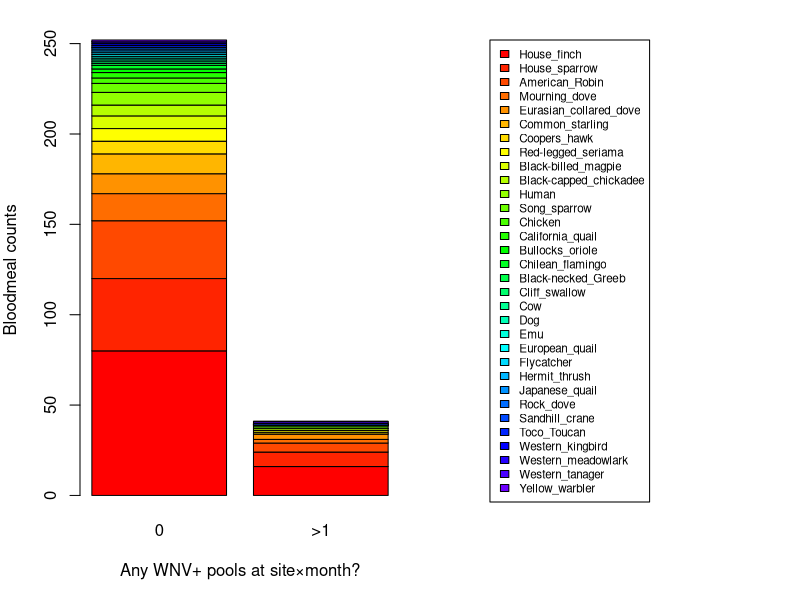
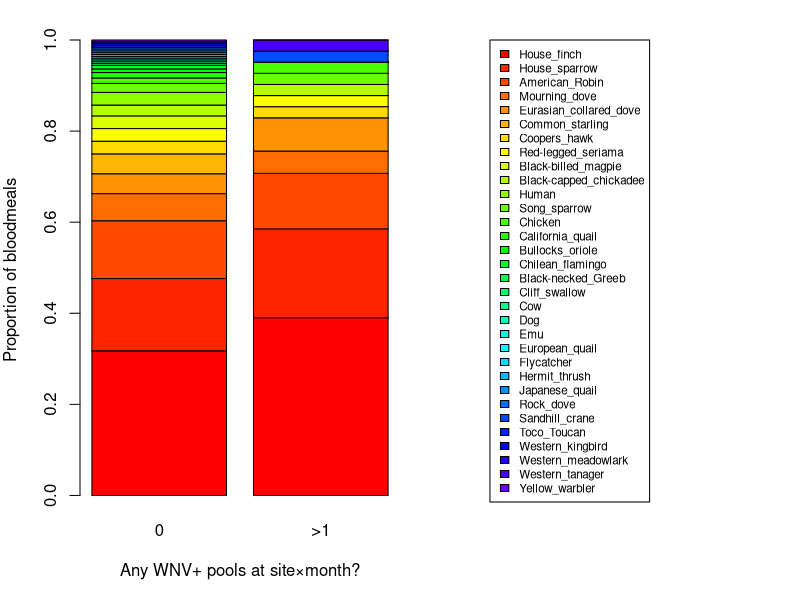
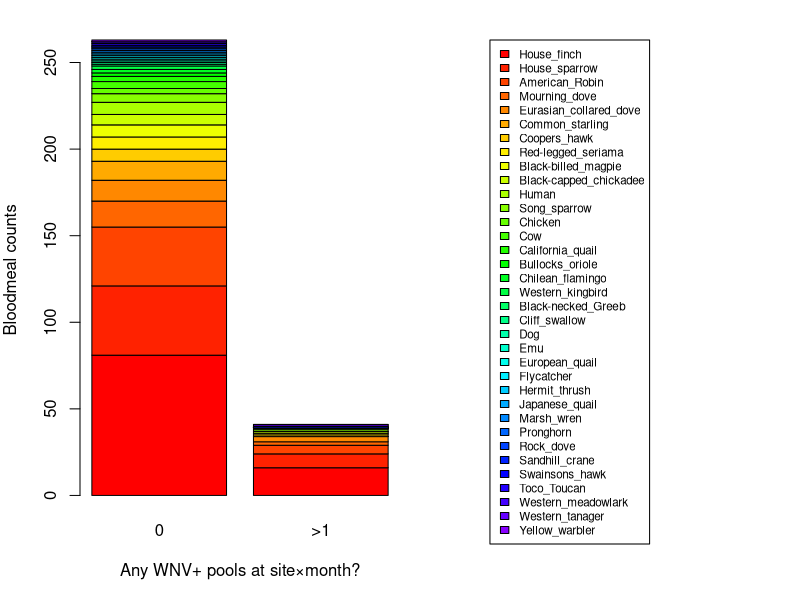
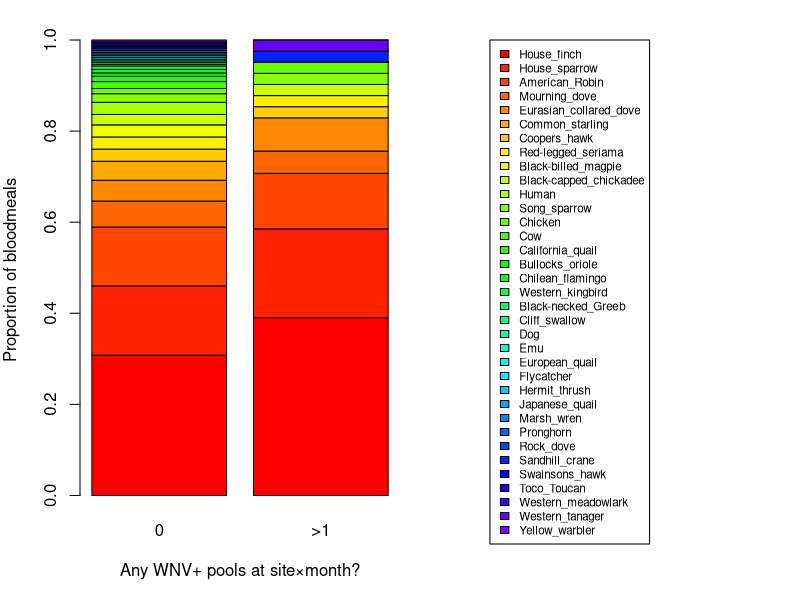

The R script that drew these images, in order:
## ---- chunk 1
knitr::opts_chunk$set(echo = TRUE)
## ---- chunk 2
blood_raw <- read.csv("bloodmeal_for_BIOL3070.csv", stringsAsFactors = FALSE)

blood <- data.frame(
  date           = as.Date(blood_raw$Collection.Date, 
                           tryFormats = c("%Y-%m-%d","%m/%d/%Y")),
  year           = blood_raw$year,
  month          = blood_raw$month,
  lat            = blood_raw$Lat,
  long           = blood_raw$Long,
  loc_name       = blood_raw$Location,
  loc_code       = blood_raw$site_code,
  loc_year_month = blood_raw$loc_year_month,
  mosq_species   = blood_raw$mosq_species,
  host_species   = blood_raw$host_species,
  host_common   = blood_raw$host_common,
  host_method   = blood_raw$host_method,
  BIOL3070_seqID = blood_raw$SEQ..BIOL3070
)

# Drop Cx_erythrothorax and Cx_tarsalis
blood <- subset(blood, mosq_species != "Cx_erythrothorax")
blood <- subset(blood, mosq_species != "Cx_tarsalis")

head(blood)
## ---- chunk 3
pools_raw <- read.csv("mosquito_pools_WNV.csv", stringsAsFactors = FALSE)

pools <- data.frame(
  agency_pool_num = pools_raw$agency_pool_num,
  mosq_species    = pools_raw$mosq_species,
  num_count       = pools_raw$num_count,
  date            = as.Date(pools_raw$collection_date, 
                            tryFormats = c("%Y-%m-%d","%m/%d/%Y")),
  year            = pools_raw$year,
  month           = pools_raw$month,
  lat             = pools_raw$longitude,
  long            = pools_raw$latitude,
  loc_code        = pools_raw$site_code,
  loc_name        = pools_raw$site_name,
  loc_year_month = pools_raw$loc_year_month,
  test_status     = pools_raw$test_status
)

# Drop Cx_erythrothorax and Cx_tarsalis
blood <- subset(blood, mosq_species != "Cx_erythrothorax")
blood <- subset(blood, mosq_species != "Cx_tarsalis")

head(pools)
## ---- chunk 4
# Inner join by loc_year_month
overlap <- merge(
  blood,
  pools,
  by = c("loc_year_month")
)

head(overlap); str(overlap)

write.csv(overlap, "overlap_bloodmeal_WNV_pip_only.csv", row.names = FALSE)


nrow(overlap)
## ---- chunk 5
## 1) Bloodmeal counts: host species per key
host_counts <- aggregate(
  x = list(n_bloodmeals = rep(1, nrow(blood))),
  by = list(
    loc_year_month = blood$loc_year_month,
    mosq_species   = blood$mosq_species,
    host_common   = blood$host_common
  ),
  FUN = sum
)

## 2) WNV pool counts: test status per key
pool_counts_long <- aggregate(
  x = list(n_pools = rep(1, nrow(pools))),
  by = list(
    loc_year_month = pools$loc_year_month,
    mosq_species   = pools$mosq_species,
    test_status    = pools$test_status
  ),
  FUN = sum
)

## 3) Make Confirmed/Negative columns (keep both; fill missing with 0)
pc_conf <- subset(pool_counts_long, test_status == "Confirmed")[, c("loc_year_month","mosq_species","n_pools")]
names(pc_conf)[3] <- "pools_confirmed"

pc_neg  <- subset(pool_counts_long, test_status == "Negative")[, c("loc_year_month","mosq_species","n_pools")]
names(pc_neg)[3] <- "pools_negative"

pool_counts_wide <- merge(pc_conf, pc_neg, by = c("loc_year_month","mosq_species"), all = TRUE)
pool_counts_wide$pools_confirmed[is.na(pool_counts_wide$pools_confirmed)] <- 0
pool_counts_wide$pools_negative[is.na(pool_counts_wide$pools_negative)]   <- 0

## 4) Join: host × (confirmed/negative) per key; keep ALL host_species
counts <- merge(
  host_counts,
  pool_counts_wide,
  by = c("loc_year_month","mosq_species"),
  all.x = TRUE
)

## replace NAs for pool counts with 0 (keys with blood meals but no pools)
counts$pools_confirmed[is.na(counts$pools_confirmed)] <- 0
counts$pools_negative[is.na(counts$pools_negative)]   <- 0

## check
head(counts)

sum(counts$n_bloodmeals)  

## ---- chunk 6
## 1) Bloodmeal counts: wide by host species
host_counts <- aggregate(
  x = list(n_bloodmeals = rep(1, nrow(blood))),
  by = list(
    loc_year_month = blood$loc_year_month,
    mosq_species   = blood$mosq_species,
    host_common   = blood$host_common
  ),
  FUN = sum
)

## reshape wide: each host_species becomes its own column
host_counts_wide <- reshape(
  host_counts,
  idvar   = c("loc_year_month","mosq_species"),
  timevar = "host_common",
  direction = "wide"
)

## clean names: host_species -> host_xxx
names(host_counts_wide) <- sub("^n_bloodmeals\\.", "host_", names(host_counts_wide))

## replace NAs with 0 (no samples of that host at that site/month/species)
host_counts_wide[is.na(host_counts_wide)] <- 0

## 2) Pool counts: confirmed/negative (same as before)
pool_counts_long <- aggregate(
  x = list(n_pools = rep(1, nrow(pools))),
  by = list(
    loc_year_month = pools$loc_year_month,
    mosq_species   = pools$mosq_species,
    test_status    = pools$test_status
  ),
  FUN = sum
)

pc_conf <- subset(pool_counts_long, test_status == "Confirmed")[, c("loc_year_month","mosq_species","n_pools")]
names(pc_conf)[3] <- "pools_confirmed"

pc_neg <- subset(pool_counts_long, test_status == "Negative")[, c("loc_year_month","mosq_species","n_pools")]
names(pc_neg)[3] <- "pools_negative"

pool_counts_wide <- merge(pc_conf, pc_neg, by = c("loc_year_month","mosq_species"), all = TRUE)
pool_counts_wide$pools_confirmed[is.na(pool_counts_wide$pools_confirmed)] <- 0
pool_counts_wide$pools_negative[is.na(pool_counts_wide$pools_negative)]   <- 0

## 3) Final join: host × pools
counts_matrix <- merge(
  host_counts_wide,
  pool_counts_wide,
  by = c("loc_year_month","mosq_species"),
  all = TRUE
)

## replace NAs with 0 after join
counts_matrix[is.na(counts_matrix)] <- 0

# Did I loose any host data?
# Identify host columns (everything starting with "host_")
host_cols <- grep("^host_", names(counts_matrix))

# Sum all host counts across the matrix
sum(counts_matrix[ , host_cols])

# add a column for location specific positives:
# Compute whether any positives occurred at each site×month
loc_pos <- aggregate(
  pools_confirmed ~ loc_year_month,
  counts_matrix,
  function(x) as.integer(sum(x) > 0)
)
names(loc_pos)[2] <- "loc_positives"

# Join back into your main matrix
counts_matrix <- merge(counts_matrix, loc_pos, by = "loc_year_month", all.x = TRUE)

# Quick check
table(counts_matrix$loc_positives)  # 0 = no positives that month; 1 = at least one positive

## Save
out_file <- "overlap_bloodmeal_WNV_counts_pip_only.csv"
write.csv(counts_matrix, out_file, row.names = FALSE)
## ---- chunk 7
## 1) Identify host columns
host_cols <- grep("^host_", names(counts_matrix), value = TRUE)

## 2) Aggregate host counts by loc_positives (0/1)
agg <- aggregate(counts_matrix[, host_cols, drop = FALSE],
                 by = list(loc_positives = counts_matrix$loc_positives),
                 FUN = sum)

## ensure order is 0,1 if both exist
agg <- agg[order(agg$loc_positives), , drop = FALSE]

## 3) Order host columns by overall abundance for a nicer legend
totals <- colSums(agg[, host_cols, drop = FALSE])
host_order <- names(sort(totals, decreasing = TRUE))

## 4) Build matrices for plotting
mat_counts <- t(as.matrix(agg[, host_order, drop = FALSE]))  # rows=hosts, cols=loc_positives groups
colnames(mat_counts) <- paste0("loc_positives=", agg$loc_positives)

## 5) Colors and labels
n_hosts <- nrow(mat_counts)
cols <- rainbow(n_hosts+10)
leg_labs <- sub("^host_", "", rownames(mat_counts))  # cleaner legend labels

mat_counts

## 6a) Stacked barplot — COUNTS
op <- par(mar = c(5, 4, 2, 20))  # extra right margin for legend
barplot(mat_counts, beside = FALSE, col = cols,
        names.arg = c("0",">1"),
        ylab = "Bloodmeal counts",
        xlab = "Any WNV+ pools at site×month?")
legend("topright", inset = c(-0.78, 0), xpd = TRUE,
       legend = leg_labs, fill = cols, cex = 0.7)
par(op)

## 6b) (Optional) Stacked barplot — PROPORTIONS
mat_props <- apply(mat_counts, 2, function(x) if (sum(x) > 0) x / sum(x) else x)
op <- par(mar = c(5, 4, 2, 20))
barplot(mat_props, beside = FALSE, col = cols,
        names.arg = c("0",">1"),
        ylab = "Proportion of bloodmeals",
        xlab = "Any WNV+ pools at site×month?")
legend("topright", inset = c(-0.78, 0), xpd = TRUE,
       legend = leg_labs, fill = cols, cex = 0.7)
par(op)
## ---- chunk 8
# Build 2x2 for House Finch
hf_table <- matrix(c(
  17,  # Finch in loc_positive=1
  78,  # Finch in loc_positive=0
  sum(counts_matrix$loc_positives) - 17,  # All other hosts in positive
  sum(1 - counts_matrix$loc_positives) - 78  # All other hosts in negative
), nrow = 2, byrow = TRUE)

fisher.test(hf_table)
## ---- chunk 9
# Build 2x2 for Song Sparrow
ss_table <- matrix(c(
  4,  # Sparrow in loc_positive=1
  2,  # Sparrow in loc_positive=0
  sum(counts_matrix$loc_positives) - 4,
  sum(1 - counts_matrix$loc_positives) - 2
), nrow = 2, byrow = TRUE)

fisher.test(ss_table)
## ---- chunk 10
#glm with bird
glm1 <- glm(loc_positives ~ host_Song_sparrow,
            data = counts_matrix,
            family = binomial)
summary(glm1)
## ---- chunk 11
#glm with bird
glm1 <- glm(loc_positives ~ host_House_finch,
            data = counts_matrix,
            family = binomial)
summary(glm1)

## ---- chunk 12
blood_raw <- read.csv("bloodmeal_for_BIOL3070.csv", stringsAsFactors = FALSE)

blood <- data.frame(
  date           = as.Date(blood_raw$Collection.Date, 
                           tryFormats = c("%Y-%m-%d","%m/%d/%Y")),
  year           = blood_raw$year,
  month          = blood_raw$month,
  lat            = blood_raw$Lat,
  long           = blood_raw$Long,
  loc_name       = blood_raw$Location,
  loc_code       = blood_raw$site_code,
  loc_year_month = blood_raw$loc_year_month,
  mosq_species   = blood_raw$mosq_species,
  host_species   = blood_raw$host_species,
  host_common   = blood_raw$host_common,
  host_method   = blood_raw$host_method,
  BIOL3070_seqID = blood_raw$SEQ..BIOL3070
)

# Drop Cx_erythrothorax
blood <- subset(blood, mosq_species != "Cx_erythrothorax")

head(blood)
## ---- chunk 13
pools_raw <- read.csv("mosquito_pools_WNV.csv", stringsAsFactors = FALSE)

pools <- data.frame(
  agency_pool_num = pools_raw$agency_pool_num,
  mosq_species    = pools_raw$mosq_species,
  num_count       = pools_raw$num_count,
  date            = as.Date(pools_raw$collection_date, 
                            tryFormats = c("%Y-%m-%d","%m/%d/%Y")),
  year            = pools_raw$year,
  month           = pools_raw$month,
  lat             = pools_raw$longitude,
  long            = pools_raw$latitude,
  loc_code        = pools_raw$site_code,
  loc_name        = pools_raw$site_name,
  loc_year_month = pools_raw$loc_year_month,
  test_status     = pools_raw$test_status
)

# Drop Cx_erythrothorax
pools <- subset(pools, mosq_species != "Cx_erythrothorax")

head(pools)
## ---- chunk 14
# Inner join by loc_year_month + mosq_species
overlap <- merge(
  blood,
  pools,
  by = c("loc_year_month", "mosq_species")
)

head(overlap); str(overlap)

write.csv(overlap, "overlap_bloodmeal_WNV_pip_tar.csv", row.names = FALSE)


nrow(overlap)
## ---- chunk 15
## 1) Bloodmeal counts: host species per key
host_counts <- aggregate(
  x = list(n_bloodmeals = rep(1, nrow(blood))),
  by = list(
    loc_year_month = blood$loc_year_month,
    mosq_species   = blood$mosq_species,
    host_common   = blood$host_common
  ),
  FUN = sum
)

## 2) WNV pool counts: test status per key
pool_counts_long <- aggregate(
  x = list(n_pools = rep(1, nrow(pools))),
  by = list(
    loc_year_month = pools$loc_year_month,
    mosq_species   = pools$mosq_species,
    test_status    = pools$test_status
  ),
  FUN = sum
)

## 3) Make Confirmed/Negative columns (keep both; fill missing with 0)
pc_conf <- subset(pool_counts_long, test_status == "Confirmed")[, c("loc_year_month","mosq_species","n_pools")]
names(pc_conf)[3] <- "pools_confirmed"

pc_neg  <- subset(pool_counts_long, test_status == "Negative")[, c("loc_year_month","mosq_species","n_pools")]
names(pc_neg)[3] <- "pools_negative"

pool_counts_wide <- merge(pc_conf, pc_neg, by = c("loc_year_month","mosq_species"), all = TRUE)
pool_counts_wide$pools_confirmed[is.na(pool_counts_wide$pools_confirmed)] <- 0
pool_counts_wide$pools_negative[is.na(pool_counts_wide$pools_negative)]   <- 0

## 4) Join: host × (confirmed/negative) per key; keep ALL host_species
counts <- merge(
  host_counts,
  pool_counts_wide,
  by = c("loc_year_month","mosq_species"),
  all.x = TRUE
)

## replace NAs for pool counts with 0 (keys with blood meals but no pools)
counts$pools_confirmed[is.na(counts$pools_confirmed)] <- 0
counts$pools_negative[is.na(counts$pools_negative)]   <- 0

## check
head(counts)

sum(counts$n_bloodmeals)  

## ---- chunk 16
## 1) Bloodmeal counts: wide by host species
host_counts <- aggregate(
  x = list(n_bloodmeals = rep(1, nrow(blood))),
  by = list(
    loc_year_month = blood$loc_year_month,
    mosq_species   = blood$mosq_species,
    host_common   = blood$host_common
  ),
  FUN = sum
)

## reshape wide: each host_species becomes its own column
host_counts_wide <- reshape(
  host_counts,
  idvar   = c("loc_year_month","mosq_species"),
  timevar = "host_common",
  direction = "wide"
)

## clean names: host_species -> host_xxx
names(host_counts_wide) <- sub("^n_bloodmeals\\.", "host_", names(host_counts_wide))

## replace NAs with 0 (no samples of that host at that site/month/species)
host_counts_wide[is.na(host_counts_wide)] <- 0

## 2) Pool counts: confirmed/negative (same as before)
pool_counts_long <- aggregate(
  x = list(n_pools = rep(1, nrow(pools))),
  by = list(
    loc_year_month = pools$loc_year_month,
    mosq_species   = pools$mosq_species,
    test_status    = pools$test_status
  ),
  FUN = sum
)

pc_conf <- subset(pool_counts_long, test_status == "Confirmed")[, c("loc_year_month","mosq_species","n_pools")]
names(pc_conf)[3] <- "pools_confirmed"

pc_neg <- subset(pool_counts_long, test_status == "Negative")[, c("loc_year_month","mosq_species","n_pools")]
names(pc_neg)[3] <- "pools_negative"

pool_counts_wide <- merge(pc_conf, pc_neg, by = c("loc_year_month","mosq_species"), all = TRUE)
pool_counts_wide$pools_confirmed[is.na(pool_counts_wide$pools_confirmed)] <- 0
pool_counts_wide$pools_negative[is.na(pool_counts_wide$pools_negative)]   <- 0

## 3) Final join: host × pools
counts_matrix <- merge(
  host_counts_wide,
  pool_counts_wide,
  by = c("loc_year_month","mosq_species"),
  all = TRUE
)

## replace NAs with 0 after join
counts_matrix[is.na(counts_matrix)] <- 0

# Did I loose any host data?
# Identify host columns (everything starting with "host_")
host_cols <- grep("^host_", names(counts_matrix))

# Sum all host counts across the matrix
sum(counts_matrix[ , host_cols])

# add a column for location specific positives:
# Compute whether any positives occurred at each site×month
loc_pos <- aggregate(
  pools_confirmed ~ loc_year_month,
  counts_matrix,
  function(x) as.integer(sum(x) > 0)
)
names(loc_pos)[2] <- "loc_positives"

# Join back into your main matrix
counts_matrix <- merge(counts_matrix, loc_pos, by = "loc_year_month", all.x = TRUE)

# Quick check
table(counts_matrix$loc_positives)  # 0 = no positives that month; 1 = at least one positive

## Save
out_file <- "overlap_bloodmeal_WNV_counts_pip_tar.csv"
write.csv(counts_matrix, out_file, row.names = FALSE)
## ---- chunk 17
## 1) Identify host columns
host_cols <- grep("^host_", names(counts_matrix), value = TRUE)

## 2) Aggregate host counts by loc_positives (0/1)
agg <- aggregate(counts_matrix[, host_cols, drop = FALSE],
                 by = list(loc_positives = counts_matrix$loc_positives),
                 FUN = sum)

## ensure order is 0,1 if both exist
agg <- agg[order(agg$loc_positives), , drop = FALSE]

## 3) Order host columns by overall abundance for a nicer legend
totals <- colSums(agg[, host_cols, drop = FALSE])
host_order <- names(sort(totals, decreasing = TRUE))

## 4) Build matrices for plotting
mat_counts <- t(as.matrix(agg[, host_order, drop = FALSE]))  # rows=hosts, cols=loc_positives groups
colnames(mat_counts) <- paste0("loc_positives=", agg$loc_positives)

## 5) Colors and labels
n_hosts <- nrow(mat_counts)
cols <- rainbow(n_hosts+10)
leg_labs <- sub("^host_", "", rownames(mat_counts))  # cleaner legend labels

mat_counts

## 6a) Stacked barplot — COUNTS
op <- par(mar = c(5, 4, 2, 20))  # extra right margin for legend
barplot(mat_counts, beside = FALSE, col = cols,
        names.arg = c("0",">1"),
        ylab = "Bloodmeal counts",
        xlab = "Any WNV+ pools at site×month?")
legend("topright", inset = c(-0.78, 0), xpd = TRUE,
       legend = leg_labs, fill = cols, cex = 0.7)
par(op)

## 6b) (Optional) Stacked barplot — PROPORTIONS
mat_props <- apply(mat_counts, 2, function(x) if (sum(x) > 0) x / sum(x) else x)
op <- par(mar = c(5, 4, 2, 20))
barplot(mat_props, beside = FALSE, col = cols,
        names.arg = c("0",">1"),
        ylab = "Proportion of bloodmeals",
        xlab = "Any WNV+ pools at site×month?")
legend("topright", inset = c(-0.78, 0), xpd = TRUE,
       legend = leg_labs, fill = cols, cex = 0.7)
par(op)
## ---- chunk 18
# Build 2x2 for House Finch
hf_table <- matrix(c(
  17,  # Finch in loc_positive=1
  80,  # Finch in loc_positive=0
  sum(counts_matrix$loc_positives) - 17,  # All other hosts in positive
  sum(1 - counts_matrix$loc_positives) - 80  # All other hosts in negative
), nrow = 2, byrow = TRUE)

fisher.test(hf_table)
## ---- chunk 19
# Build 2x2 for Song Sparrow
ss_table <- matrix(c(
  4,  # Sparrow in loc_positive=1
  2,  # Sparrow in loc_positive=0
  sum(counts_matrix$loc_positives) - 4,
  sum(1 - counts_matrix$loc_positives) - 2
), nrow = 2, byrow = TRUE)

fisher.test(ss_table)
## ---- chunk 20
# contingency table: mosquito species × loc_positives
tab_ms <- table(counts_matrix$mosq_species, counts_matrix$loc_positives)
tab_ms

# Fisher’s exact test
fisher.test(tab_ms)
## ---- chunk 21
#glm with bird
glm1 <- glm(loc_positives ~ host_Song_sparrow,
            data = counts_matrix,
            family = binomial)
summary(glm1)

#glm with both
glm2 <- glm(loc_positives ~ host_Song_sparrow * mosq_species,
            data = counts_matrix,
            family = binomial)
summary(glm2)

#glm with mosquito only
glm2 <- glm(loc_positives ~ mosq_species,
            data = counts_matrix,
            family = binomial)
summary(glm2)
## ---- chunk 22
#glm with bird
glm1 <- glm(loc_positives ~ host_House_finch,
            data = counts_matrix,
            family = binomial)
summary(glm1)

#glm with interactive effect
glm2 <- glm(loc_positives ~ host_House_finch * mosq_species,
            data = counts_matrix,
            family = binomial)
summary(glm2)

#glm with mosquito only
glm2 <- glm(loc_positives ~ mosq_species,
            data = counts_matrix,
            family = binomial)
summary(glm2)
